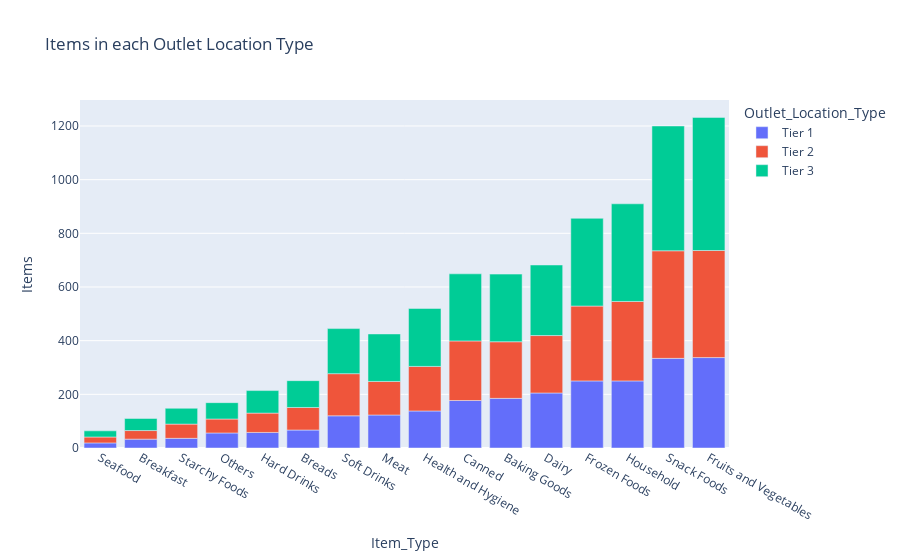

The cell this chart's notebook holds for it:
### Code cell
px.bar(df3,x='Item_Type',y='Items',color='Outlet_Location_Type',title='Items in each Outlet Location Type')

### Figure 1 — Plotly figure (JSON) as saved in the notebook; plotly's stock layout.template omitted (floating-point values rounded to 4 significant figures)
{"data": [{"alignmentgroup": "True", "hovertemplate": "Outlet_Location_Type=Tier 1<br>Item_Type=%{x}<br>Items=%{y}<extra></extra>", "legendgroup": "Tier 1", "marker": {"color": "#636efa", "pattern": {"shape": ""}}, "name": "Tier 1", "offsetgroup": "Tier 1", "orientation": "v", "showlegend": true, "textposition": "auto", "type": "bar", "x": ["Seafood", "Breakfast", "Starchy Foods", "Others", "Hard Drinks", "Breads", "Soft Drinks", "Meat", "Health and Hygiene", "Canned", "Baking Goods", "Dairy", "Frozen Foods", "Household", "Snack Foods", "Fruits and Vegetables"], "xaxis": "x", "y": [19, 33, 36, 56, 58, 67, 120, 123, 138, 177, 185, 205, 250, 250, 334, 337], "yaxis": "y"}, {"alignmentgroup": "True", "hovertemplate": "Outlet_Location_Type=Tier 2<br>Item_Type=%{x}<br>Items=%{y}<extra></extra>", "legendgroup": "Tier 2", "marker": {"color": "#EF553B", "pattern": {"shape": ""}}, "name": "Tier 2", "offsetgroup": "Tier 2", "orientation": "v", "showlegend": true, "textposition": "auto", "type": "bar", "x": ["Seafood", "Breakfast", "Others", "Starchy Foods", "Hard Drinks", "Breads", "Meat", "Soft Drinks", "Health and Hygiene", "Baking Goods", "Dairy", "Canned", "Frozen Foods", "Household", "Fruits and Vegetables", "Snack Foods"], "xaxis": "x", "y": [22, 32, 52, 53, 72, 84, 125, 157, 166, 211, 214, 222, 279, 296, 399, 401], "yaxis": "y"}, {"alignmentgroup": "True", "hovertemplate": "Outlet_Location_Type=Tier 3<br>Item_Type=%{x}<br>Items=%{y}<extra></extra>", "legendgroup": "Tier 3", "marker": {"color": "#00cc96", "pattern": {"shape": ""}}, "name": "Tier 3", "offsetgroup": "Tier 3", "orientation": "v", "showlegend": true, "textposition": "auto", "type": "bar", "x": ["Seafood", "Breakfast", "Starchy Foods", "Others", "Hard Drinks", "Breads", "Soft Drinks", "Meat", "Health and Hygiene", "Canned", "Baking Goods", "Dairy", "Frozen Foods", "Household", "Snack Foods", "Fruits and Vegetables"], "xaxis": "x", "y": [23, 45, 59, 61, 84, 100, 168, 177, 216, 250, 252, 263, 327, 364, 465, 496], "yaxis": "y"}], "layout": {"barmode": "relative", "legend": {"title": {"text": "Outlet_Location_Type"}, "tracegroupgap": 0}, "title": {"text": "Items in each Outlet Location Type"}, "xaxis": {"anchor": "y", "domain": [0, 1], "title": {"text": "Item_Type"}}, "yaxis": {"anchor": "x", "domain": [0, 1], "title": {"text": "Items"}}}}
